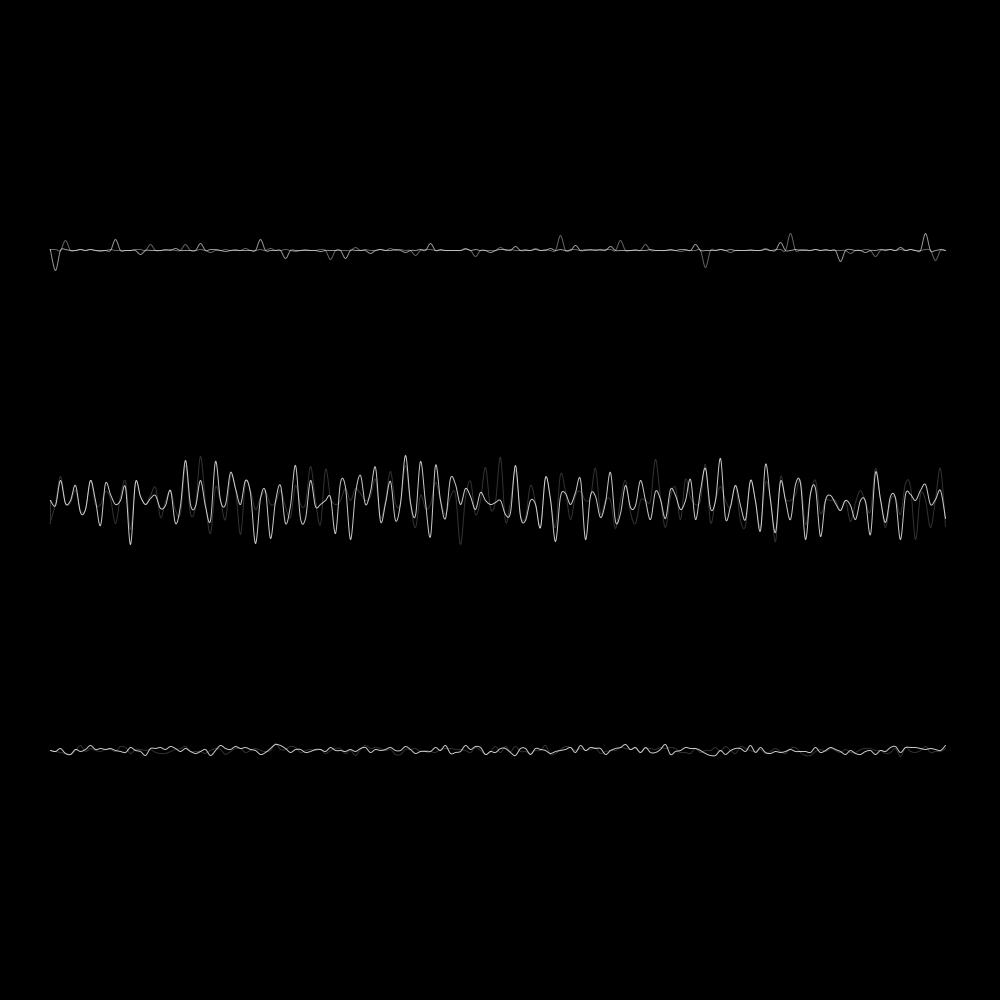
Frame 1 (no input)
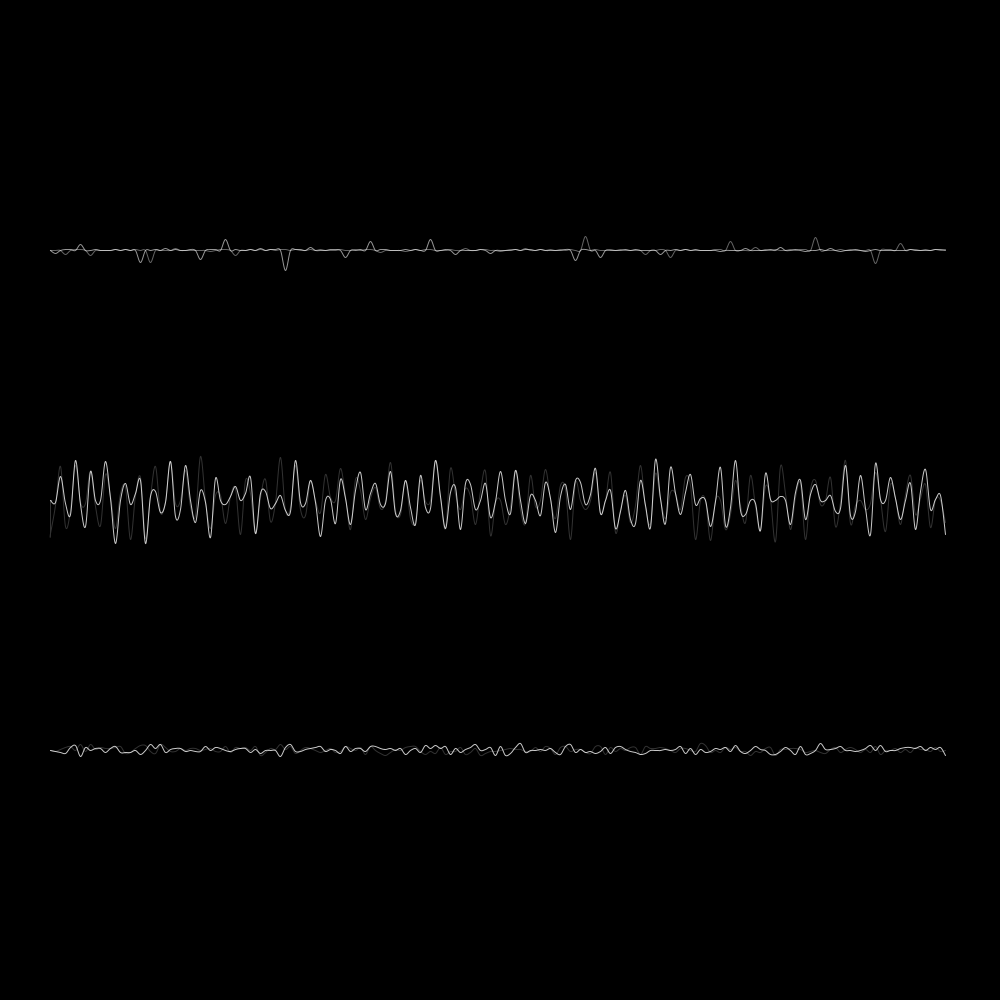
Frame 60 (the mouse pressed at the canvas centre just before this capture)
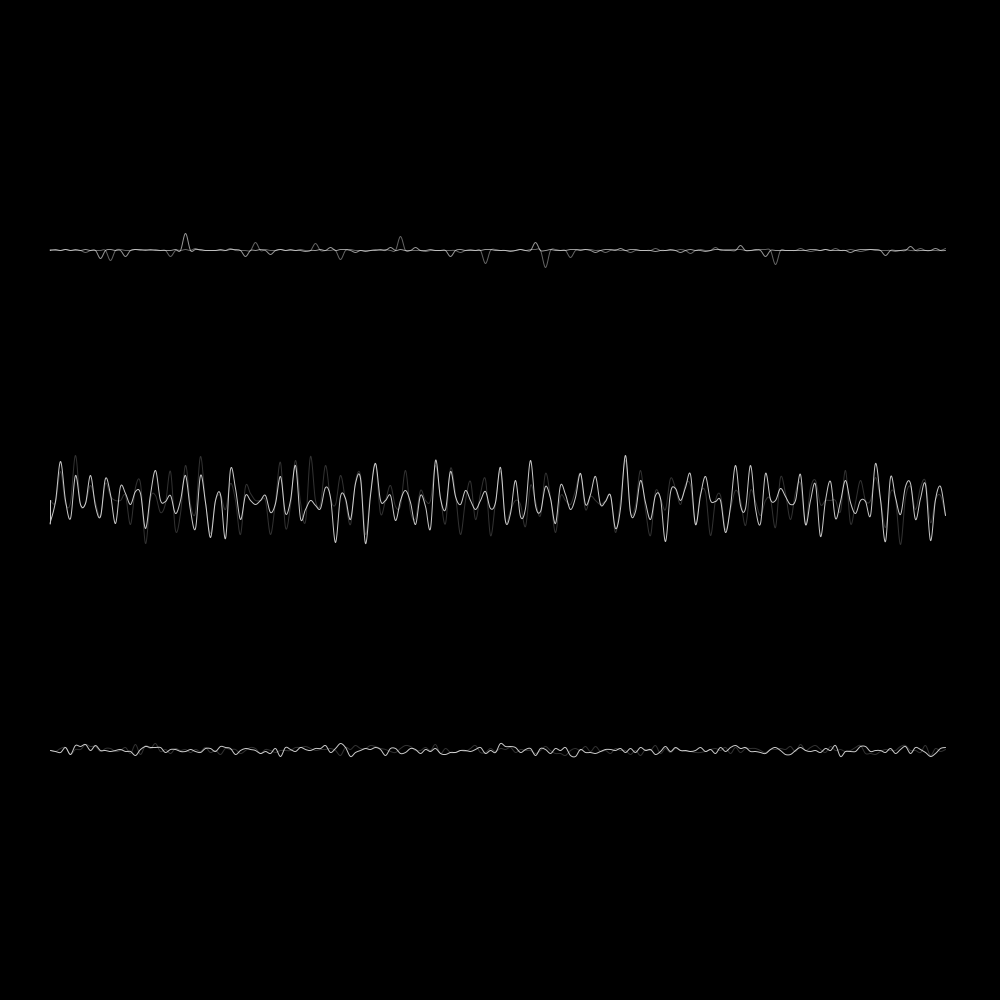
Frame 120 (the mouse held since frame 60 and released just before this capture)

The Processing sketch that drew these frames (run headless with seeded random() and noise(); from frame 60 on, the mouse is pressed at the canvas centre):

// Processing sketch: animWave
// ── animWave.pde

// Color scheme
color blackSolid = color(0);
color redSolid = color(255, 0, 0);
color greenSolid = color(0, 255, 0);
color whiteAlpha100 = color(255, 100);
color whiteAlpha50 = color(255, 50);
color whiteAlpha15 = color(255, 15);
color whiteAlpha5 = color(255, 5);
color whiteSolid = color(255);

int frameWidth = 900;      // Width of wave curve
int startXPos = 50;
int curveXOffset = 25;

int multiplier = 40;

float curveH = 0;
int var = 0;
float shiftH = 0;

Wave waveOne, waveTwo, waveThree;                    // Wave option objects

// %%%%%%%%%%%%%%%%%%%%%%%%%%%%%%%%%%%%%%%%%%%%%%%%%%%%%%%%%%%%%%%%%%%%%%%%%%

void setup() {
   size(1000, 1000);
   frameRate(10);
   // *******************************************************
   // Wave option objects
   // Parameters(xPos, yPos, Line Color, Line Alpha, Alpha Delta, Option)
   waveOne = new Wave(50, height/4, whiteSolid, 150, 50, 1);
   waveTwo = new Wave(50, height/2, whiteSolid, 200, 150, 2);
   waveThree = new Wave(50, height - height/4, whiteSolid, 200, 150, 3);
   // *******************************************************
}

// %%%%%%%%%%%%%%%%%%%%%%%%%%%%%%%%%%%%%%%%%%%%%%%%%%%%%%%%%%%%%%%%%%%%%%%%%%

void draw() {
  background(blackSolid);
  pushMatrix();
      // *******************************************************
      // Wave option objects
      // No parameters
          waveOne.drawWave();
          waveTwo.drawWave();
          waveThree.drawWave();
      // *******************************************************    
  popMatrix(); 
}

// ── Wave.pde
// Class for rectangular grid graphics construction
class Wave {  
  
  // Class Variables  
  int xPos;
  int yPos;
  int waveColor;
  int waveAlpha;
  int waveAlphaDelta;
  int waveOption;
  
  // Local Variables
  int numOfCurves = 1;
  int curveOffset = 1;
  float curveH = 0;
  int var = 0;
  float shiftH = 0;
   
  // %%%%%%%%%%%%%%%%%%%%%%%%%%%%%%%%%%%%%%%%%%%%%%%%%%%%%%%
  // Class Constructor
  // Used to construct rectangular grid graphics
  Wave(int x, int y, int lineColor, int lineAlpha, int alphaDelta, int option){
      this.xPos = x;
      this.yPos = y;
      this.waveColor = lineColor;
      this.waveAlpha = lineAlpha;
      this.waveAlphaDelta = alphaDelta;
      this.waveOption = option; 
  }
 
  // %%%%%%%%%%%%%%%%%%%%%%%%%%%%%%%%%%%%%%%%%%%%%%%%%%%%%%%
  // Class Methods
  // Draw a wave pattern with a duplicate offset and alpha
  void drawWave(){
      pushMatrix();
          translate(xPos, yPos);
          drawCurveArray(numOfCurves, curveOffset, waveAlpha);
          drawCurveArray(numOfCurves, curveOffset, waveAlpha - waveAlphaDelta);
      popMatrix();  
  }
 
  // *******************************************************
  // Draw a single wave pattern  
  void drawCurveArray(int numOfCurves, int offset, int alpha){
      for(int i=0; i < numOfCurves; i++){
          pushMatrix();
          translate(0, (i * offset));
          drawCurve(alpha);
          popMatrix();
      }
  }
  
  // *******************************************************
  // Options for curve types
  void drawCurve(int alpha){
      int scalar = 5;
      
      // Adding the scalar at the end projects the wave beyond the x-bound limit
      //int arrayLength = frameWidth/scalar + scalar;
      int arrayLength = frameWidth/scalar;
      
      float xList[] = new float[arrayLength];
      float yList[] = new float[arrayLength];
      int shift;
      float freq;
      float freqH;
      float var2 = 0;
      
      noFill();
      stroke(waveColor, alpha);
      strokeWeight(1);
      
      switch(waveOption){
          case 1:
              for(int i=0; i < arrayLength; i++){             
                 //freqH = 50;
                 //freqH = random(-50, 50);
                 
                 if(second()%2 == 0){
                    freqH = random(-25, 25);
                 }
                 else if(second()%5 == 0){
                    freqH = -50;
                 }
                 else{
                    freqH = random(-50, 50);
                 }
                 
                 //curveH = random(0, 10);
                 //curveH++;             
                 
                 if(curveH == 200){
                    curveH = random(0, 10);
                 }
                 else{
                    curveH+=.1;
                 }
                 
                 xList[i] = scalar * i;
                 var = int(random(62, 65));
                 shiftH+=.3;
                 
                 // Eq. for ekg graph
                 // Convert var variable to int from float, but leave float for var to output to text
                 yList[i] = pow(sin(i + shiftH), var) * sin(i + curveH) * freqH;
                 //yList[i] = pow(sin(i), 63) * sin(i + curveH) * freqH;
                 // Source: https://mathoverflow.net/questions/119280/is-there-any-heartbeat-like-function
                 // sin(x)^63 * sin(x+1.5)*8
              }     
              break;
          case 2:
              for(int i=0; i < arrayLength; i++){
                 shift = int(random(0, 10));
                 freq = (random(1, 1));
                 var2++;
                 
                 xList[i] = scalar * i;
                 
                 // Eq. for typical sin curve 
                 yList[i] = scalar * (sin(i * freq + var2) * shift);             
              }       
              break;
          case 3:
              for(int i=0; i < arrayLength; i++){
                 float a = 0.2;
                 float d = 1.4;
                 float h = 3;
                 float s = 0.05;
                 float w = 0.02;
                 float L;
    
                 xList[i] = scalar * i;
                 // Eq. for varying wave
                 L = random(2 * d, 10 * d);
                 yList[i] = a * (exp((-(pow((i + d), 2))) / (2 * w)) + exp(-(pow((i - d), 2)) / (2 * w))) + (h - abs(i / s) - i) * exp(-(pow((7 * i), 2)) / 2);
                 yList[i] = i - ceil(i/L - 0.5) * L;
                 
                 // Source: https://www.reddit.com/r/Physics/comments/30royq/whats_the_equation_of_a_human_heart_beat/
                 // egc(x) = a*(e^((-(x + d)^2) / (2*w)) + e^((-(x - d)^2) / (2*w))) + (h - abs(x / s) - x) e^((-(7*x)^2) / 2)
                 // For: a = 0.2, d = 1.4, h = 3, s = 0.05, w = 0.02.
                 // To make it periodic:
                 // saw(x) = x - ceil(x/L - 0.5)*L
                 // periodic_ecg(x) = ecg(saw(x))
                 // With L >= 2d
              }       
              break;          
          default:
      }
    
      beginShape();
      curveVertex(0, 0);
      curveVertex(0, 0);
      curveVertex(xList[0], yList[0]);
      curveVertex(xList[0], yList[0]);
      for(int i=1; i < arrayLength; i++){
         curveVertex(xList[i], yList[i]);
      }
      curveVertex(xList[xList.length-1], yList[yList.length-1]);  
      endShape();
  }
  
}
